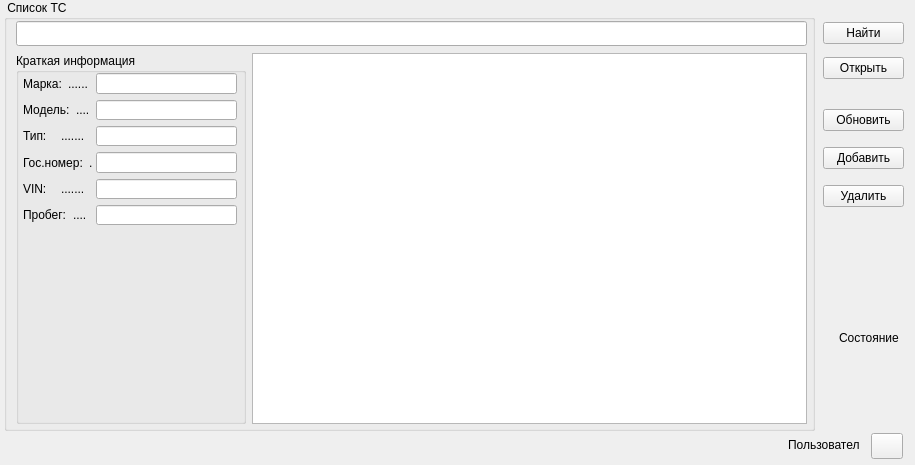
<?xml version="1.0" encoding="UTF-8"?>
<ui version="4.0">
 <class>cars_list</class>
 <widget class="QWidget" name="cars_list">
  <property name="geometry">
   <rect>
    <x>0</x>
    <y>0</y>
    <width>915</width>
    <height>465</height>
   </rect>
  </property>
  <property name="sizePolicy">
   <sizepolicy hsizetype="Maximum" vsizetype="Maximum">
    <horstretch>0</horstretch>
    <verstretch>0</verstretch>
   </sizepolicy>
  </property>
  <property name="minimumSize">
   <size>
    <width>915</width>
    <height>465</height>
   </size>
  </property>
  <property name="maximumSize">
   <size>
    <width>915</width>
    <height>465</height>
   </size>
  </property>
  <property name="windowTitle">
   <string>Учет и ремонт Транспортных средств</string>
  </property>
  <widget class="QLabel" name="imgProblemIndicator">
   <property name="geometry">
    <rect>
     <x>835</x>
     <y>349</y>
     <width>61</width>
     <height>71</height>
    </rect>
   </property>
   <property name="text">
    <string/>
   </property>
  </widget>
  <widget class="QLabel" name="search_icon_2">
   <property name="geometry">
    <rect>
     <x>370</x>
     <y>40</y>
     <width>20</width>
     <height>16</height>
    </rect>
   </property>
   <property name="text">
    <string/>
   </property>
  </widget>
  <widget class="QGroupBox" name="groupBox">
   <property name="geometry">
    <rect>
     <x>4</x>
     <y>0</y>
     <width>811</width>
     <height>431</height>
    </rect>
   </property>
   <property name="minimumSize">
    <size>
     <width>811</width>
     <height>0</height>
    </size>
   </property>
   <property name="maximumSize">
    <size>
     <width>811</width>
     <height>16777215</height>
    </size>
   </property>
   <property name="title">
    <string> Список ТС</string>
   </property>
   <widget class="QLineEdit" name="search_query">
    <property name="enabled">
     <bool>true</bool>
    </property>
    <property name="geometry">
     <rect>
      <x>12</x>
      <y>21</y>
      <width>791</width>
      <height>25</height>
     </rect>
    </property>
    <property name="sizePolicy">
     <sizepolicy hsizetype="Fixed" vsizetype="Fixed">
      <horstretch>0</horstretch>
      <verstretch>0</verstretch>
     </sizepolicy>
    </property>
    <property name="minimumSize">
     <size>
      <width>791</width>
      <height>25</height>
     </size>
    </property>
    <property name="maximumSize">
     <size>
      <width>791</width>
      <height>25</height>
     </size>
    </property>
   </widget>
   <widget class="QLabel" name="search_icon">
    <property name="geometry">
     <rect>
      <x>17</x>
      <y>25</y>
      <width>17</width>
      <height>17</height>
     </rect>
    </property>
    <property name="text">
     <string/>
    </property>
   </widget>
   <widget class="QWidget" name="layoutWidget">
    <property name="geometry">
     <rect>
      <x>12</x>
      <y>53</y>
      <width>791</width>
      <height>371</height>
     </rect>
    </property>
    <layout class="QHBoxLayout" name="horizontalLayout">
     <property name="rightMargin">
      <number>0</number>
     </property>
     <property name="bottomMargin">
      <number>0</number>
     </property>
     <item>
      <widget class="QGroupBox" name="groupBox_2">
       <property name="sizePolicy">
        <sizepolicy hsizetype="Maximum" vsizetype="Preferred">
         <horstretch>0</horstretch>
         <verstretch>0</verstretch>
        </sizepolicy>
       </property>
       <property name="maximumSize">
        <size>
         <width>230</width>
         <height>16777215</height>
        </size>
       </property>
       <property name="focusPolicy">
        <enum>Qt::StrongFocus</enum>
       </property>
       <property name="title">
        <string>Краткая информация</string>
       </property>
       <widget class="QWidget" name="layoutWidget">
        <property name="geometry">
         <rect>
          <x>80</x>
          <y>20</y>
          <width>141</width>
          <height>152</height>
         </rect>
        </property>
        <layout class="QVBoxLayout" name="verticalLayout">
         <item>
          <widget class="QLineEdit" name="lineMarka">
           <property name="toolTip">
            <string>Введите марку ТС</string>
           </property>
          </widget>
         </item>
         <item>
          <widget class="QLineEdit" name="lineModel">
           <property name="toolTip">
            <string>Введите модель ТС</string>
           </property>
          </widget>
         </item>
         <item>
          <widget class="QLineEdit" name="lineType">
           <property name="toolTip">
            <string>Введите тип ТС</string>
           </property>
          </widget>
         </item>
         <item>
          <widget class="QLineEdit" name="lineNumber">
           <property name="toolTip">
            <string>&lt;html&gt;&lt;head/&gt;&lt;body&gt;&lt;p&gt;Введите гос.номер ТС&lt;/p&gt;&lt;p&gt;&lt;br/&gt;&lt;/p&gt;&lt;/body&gt;&lt;/html&gt;</string>
           </property>
          </widget>
         </item>
         <item>
          <widget class="QLineEdit" name="lineVIN">
           <property name="toolTip">
            <string>&lt;html&gt;&lt;head/&gt;&lt;body&gt;&lt;p&gt;Введите VIN ТС&lt;/p&gt;&lt;/body&gt;&lt;/html&gt;</string>
           </property>
          </widget>
         </item>
         <item>
          <widget class="QLineEdit" name="lineProbeg">
           <property name="toolTip">
            <string>&lt;html&gt;&lt;head/&gt;&lt;body&gt;&lt;p&gt;Введите пробег ТС,на данный момент времени&lt;/p&gt;&lt;/body&gt;&lt;/html&gt;</string>
           </property>
          </widget>
         </item>
        </layout>
       </widget>
       <widget class="QWidget" name="layoutWidget">
        <property name="geometry">
         <rect>
          <x>7</x>
          <y>21</y>
          <width>70</width>
          <height>151</height>
         </rect>
        </property>
        <layout class="QVBoxLayout" name="verticalLayout_2">
         <item>
          <layout class="QHBoxLayout" name="horizontalLayout_7">
           <item>
            <widget class="QLabel" name="label_12">
             <property name="text">
              <string>Марка:</string>
             </property>
            </widget>
           </item>
           <item>
            <widget class="QLabel" name="label_13">
             <property name="text">
              <string>......</string>
             </property>
            </widget>
           </item>
          </layout>
         </item>
         <item>
          <layout class="QHBoxLayout" name="horizontalLayout_5">
           <item>
            <widget class="QLabel" name="label_9">
             <property name="text">
              <string>Модель:</string>
             </property>
            </widget>
           </item>
           <item>
            <widget class="QLabel" name="label_8">
             <property name="text">
              <string>....</string>
             </property>
            </widget>
           </item>
          </layout>
         </item>
         <item>
          <layout class="QHBoxLayout" name="horizontalLayout_6">
           <item>
            <widget class="QLabel" name="label_10">
             <property name="text">
              <string>Тип:</string>
             </property>
            </widget>
           </item>
           <item>
            <widget class="QLabel" name="label_11">
             <property name="text">
              <string>.......</string>
             </property>
            </widget>
           </item>
          </layout>
         </item>
         <item>
          <layout class="QHBoxLayout" name="horizontalLayout_4">
           <item>
            <widget class="QLabel" name="label_6">
             <property name="text">
              <string>Гос.номер:</string>
             </property>
            </widget>
           </item>
           <item>
            <widget class="QLabel" name="label_7">
             <property name="text">
              <string>.</string>
             </property>
            </widget>
           </item>
          </layout>
         </item>
         <item>
          <layout class="QHBoxLayout" name="horizontalLayout_2">
           <item>
            <widget class="QLabel" name="label_2">
             <property name="text">
              <string>VIN:</string>
             </property>
            </widget>
           </item>
           <item>
            <widget class="QLabel" name="label_3">
             <property name="text">
              <string>.......</string>
             </property>
            </widget>
           </item>
          </layout>
         </item>
         <item>
          <layout class="QHBoxLayout" name="horizontalLayout_3">
           <item>
            <widget class="QLabel" name="label_4">
             <property name="text">
              <string>Пробег:</string>
             </property>
            </widget>
           </item>
           <item>
            <widget class="QLabel" name="label_5">
             <property name="text">
              <string>....</string>
             </property>
            </widget>
           </item>
          </layout>
         </item>
        </layout>
       </widget>
      </widget>
     </item>
     <item>
      <widget class="QTableView" name="db_cars_list">
       <property name="sizePolicy">
        <sizepolicy hsizetype="Minimum" vsizetype="Preferred">
         <horstretch>0</horstretch>
         <verstretch>0</verstretch>
        </sizepolicy>
       </property>
      </widget>
     </item>
    </layout>
   </widget>
  </widget>
  <widget class="QPushButton" name="btnSettings">
   <property name="geometry">
    <rect>
     <x>871</x>
     <y>433</y>
     <width>32</width>
     <height>26</height>
    </rect>
   </property>
   <property name="text">
    <string/>
   </property>
  </widget>
  <widget class="QLabel" name="labelSettings">
   <property name="geometry">
    <rect>
     <x>788</x>
     <y>437</y>
     <width>71</width>
     <height>16</height>
    </rect>
   </property>
   <property name="text">
    <string>Пользователи</string>
   </property>
  </widget>
  <widget class="QWidget" name="layoutWidget">
   <property name="geometry">
    <rect>
     <x>823</x>
     <y>15</y>
     <width>81</width>
     <height>71</height>
    </rect>
   </property>
   <layout class="QVBoxLayout" name="verticalLayout_3">
    <item>
     <widget class="QPushButton" name="btnSearch">
      <property name="sizePolicy">
       <sizepolicy hsizetype="Minimum" vsizetype="Fixed">
        <horstretch>0</horstretch>
        <verstretch>0</verstretch>
       </sizepolicy>
      </property>
      <property name="text">
       <string>Найти</string>
      </property>
     </widget>
    </item>
    <item>
     <widget class="QPushButton" name="btnOpen">
      <property name="text">
       <string>Открыть</string>
      </property>
     </widget>
    </item>
   </layout>
  </widget>
  <widget class="QWidget" name="layoutWidget">
   <property name="geometry">
    <rect>
     <x>823</x>
     <y>99</y>
     <width>81</width>
     <height>121</height>
    </rect>
   </property>
   <layout class="QVBoxLayout" name="verticalLayout_4">
    <item>
     <widget class="QPushButton" name="btnRefresh">
      <property name="text">
       <string>Обновить</string>
      </property>
     </widget>
    </item>
    <item>
     <widget class="QPushButton" name="btnAdd">
      <property name="sizePolicy">
       <sizepolicy hsizetype="Minimum" vsizetype="Fixed">
        <horstretch>0</horstretch>
        <verstretch>0</verstretch>
       </sizepolicy>
      </property>
      <property name="text">
       <string>Добавить</string>
      </property>
     </widget>
    </item>
    <item>
     <widget class="QPushButton" name="btnDelete">
      <property name="text">
       <string>Удалить</string>
      </property>
     </widget>
    </item>
   </layout>
  </widget>
  <widget class="QLabel" name="label">
   <property name="geometry">
    <rect>
     <x>839</x>
     <y>330</y>
     <width>61</width>
     <height>16</height>
    </rect>
   </property>
   <property name="text">
    <string>Состояние</string>
   </property>
  </widget>
 </widget>
 <resources/>
 <connections/>
</ui>
